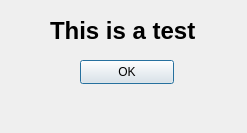
<?xml version="1.0" encoding="UTF-8"?>
<ui version="4.0">
 <class>Dialog</class>
 <widget class="QDialog" name="Dialog">
  <property name="geometry">
   <rect>
    <x>0</x>
    <y>0</y>
    <width>247</width>
    <height>133</height>
   </rect>
  </property>
  <property name="windowTitle">
   <string>Dialog</string>
  </property>
  <widget class="QLabel" name="label">
   <property name="geometry">
    <rect>
     <x>50</x>
     <y>10</y>
     <width>151</width>
     <height>41</height>
    </rect>
   </property>
   <property name="font">
    <font>
     <pointsize>18</pointsize>
     <weight>75</weight>
     <bold>true</bold>
    </font>
   </property>
   <property name="text">
    <string>This is a test</string>
   </property>
  </widget>
  <widget class="QPushButton" name="pushButton">
   <property name="geometry">
    <rect>
     <x>80</x>
     <y>60</y>
     <width>94</width>
     <height>24</height>
    </rect>
   </property>
   <property name="text">
    <string>OK</string>
   </property>
  </widget>
 </widget>
 <resources/>
 <connections/>
</ui>
